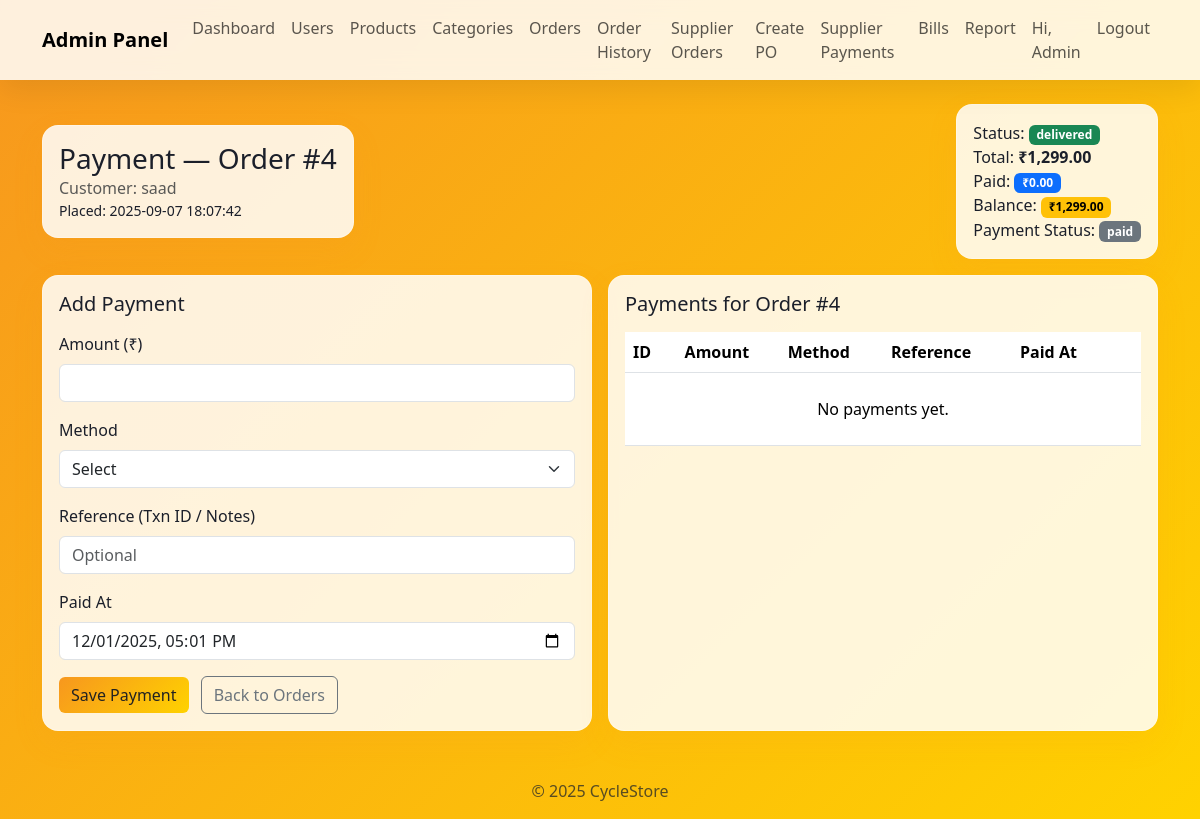
Screenshot of /admin/payment.php?id=4 (signed in) with the database file from the repository.
### tables this page shows
CREATE TABLE `orders` (
  `id` int(11) NOT NULL,
  `order_date` datetime NOT NULL DEFAULT current_timestamp(),
  `user_id` int(11) NOT NULL,
  `address_id` int(11) NOT NULL,
  `status` enum('pending','confirmed','shipped','delivered','cancelled') NOT NULL DEFAULT 'pending',
  `subtotal` decimal(12,2) NOT NULL DEFAULT 0.00,
  `shipping` decimal(12,2) NOT NULL DEFAULT 0.00,
  `total` decimal(12,2) NOT NULL DEFAULT 0.00,
  `payment_status` enum('unpaid','paid','cod','refund') NOT NULL DEFAULT 'unpaid',
  `created_at` datetime DEFAULT current_timestamp()
);

CREATE TABLE `users` (
  `id` int(11) NOT NULL,
  `role_id` int(11) NOT NULL,
  `name` varchar(120) NOT NULL,
  `email` varchar(160) NOT NULL,
  `password_plain` varchar(120) NOT NULL,
  `created_at` datetime DEFAULT current_timestamp()
);

### admin/payment.php (the view, shortened to what this page needs)
<?php
require_once '../config/db.php';
$order_id = (int)($_GET['id'] ?? 0);
try {
  $sql = "SELECT o.id, o.user_id, u.name AS customer, o.status, o.payment_status, o.total, o.created_at
          FROM orders o
          JOIN users u ON u.id=o.user_id
          WHERE o.id=? LIMIT 1";
  $stmt = mysqli_prepare($conn, $sql);
  mysqli_stmt_bind_param($stmt, "i", $order_id);
  mysqli_stmt_execute($stmt);
  $res = mysqli_stmt_get_result($stmt);
  $order = mysqli_fetch_assoc($res);
  $stmt = mysqli_prepare($conn, "SELECT COALESCE(SUM(amount),0) AS paid FROM order_payments WHERE order_id=?");
  mysqli_stmt_bind_param($stmt, "i", $order_id);
  mysqli_stmt_execute($stmt);
  $res = mysqli_stmt_get_result($stmt);
  $sum = mysqli_fetch_assoc($res);
  $paid = (float)($sum['paid'] ?? 0.0);
  $balance = max(0.0, (float)$order['total'] - $paid);
  $rows = [];
} catch (mysqli_sql_exception $e) {
  http_response_code(500);
  die('SQL error: '.$e->getMessage());
}
include '../includes/header_admin.php';
include '../includes/nav_admin.php';
?>
<div class="container my-4">
  <div class="d-flex justify-content-between align-items-center mb-3">
    <div class="glass p-3">
      <h3 class="mb-0">Payment — Order #<?= (int)$order['id'] ?></h3>
      <div class="text-muted">Customer: <?= htmlspecialchars($order['customer']) ?></div>
      <div class="small">Placed: <?= htmlspecialchars($order['created_at']) ?></div>
    </div>
    <div class="glass p-3">
      <?php
        $badge='text-bg-secondary';
        if ($order['status']==='delivered') $badge='text-bg-success';
      ?>
      <div>Status: <span class="badge <?= $badge ?>"><?= htmlspecialchars($order['status']) ?></span></div>
      <div>Total: <strong>₹<?= number_format((float)$order['total'],2) ?></strong></div>
      <div>Paid: <span class="badge text-bg-primary">₹<?= number_format($paid,2) ?></span></div>
      <div>Balance: <span class="badge <?= $balance>0 ? 'text-bg-warning' : 'text-bg-success' ?>">₹<?= number_format($balance,2) ?></span></div>
      <div>Payment Status: <span class="badge text-bg-secondary"><?= htmlspecialchars($order['payment_status']) ?></span></div>
    </div>
  </div>
  <div class="row g-3">
    <div class="col-lg-6">
      <div class="glass p-3 h-100">
        <h5 class="mb-3">Add Payment</h5>
        <form method="post">
          <div class="mb-3">
            <label class="form-label">Amount (₹)</label>
            <input name="amount" type="number" step="0.01" min="0.01" class="form-control" required>
          </div>
          <div class="mb-3">
            <label class="form-label">Method</label>
            <select name="method" class="form-select" required>
              <option value="">Select</option>
            </select>
          </div>
          <div class="mb-3">
            <label class="form-label">Reference (Txn ID / Notes)</label>
            <input name="reference" class="form-control" placeholder="Optional">
          </div>
          <div class="mb-3">
            <label class="form-label">Paid At</label>
            <input name="paid_at" type="datetime-local" class="form-control" value="<?= date('Y-m-d\TH:i') ?>">
          </div>
          <button class="btn btn-brand" name="add_payment" value="1">Save Payment</button>
          <a class="btn btn-outline-secondary ms-2" href="orders.php">Back to Orders</a>
        </form>
      </div>
    </div>
    <div class="col-lg-6">
      <div class="glass p-3 h-100">
        <h5 class="mb-3">Payments for Order #<?= (int)$order['id'] ?></h5>
        <div class="table-responsive">
          <table class="table align-middle mb-0">
            <thead>
              <tr>
                <th style="width:10%">ID</th>
                <th style="width:20%">Amount</th>
                <th style="width:20%">Method</th>
                <th>Reference</th>
                <th style="width:25%">Paid At</th>
              </tr>
            </thead>
            <tbody>
              <?php if(empty($rows)): ?>
                <tr><td colspan="5" class="text-center py-4">No payments yet.</td></tr>
              <?php else: foreach($rows as $row): ?>
                <tr>
                  <td><?= (int)$row['id'] ?></td>
                  <td>₹<?= number_format((float)$row['amount'],2) ?></td>
                  <td><?= htmlspecialchars($row['method']) ?></td>
                  <td><?= htmlspecialchars($row['reference'] ?: '—') ?></td>
                  <td><?= htmlspecialchars($row['paid_at']) ?></td>
                </tr>
              <?php endforeach; endif; ?>
            </tbody>
          </table>
        </div>
      </div>
    </div>
  </div>
</div>
<?php include '../includes/footer.php'; ?>

### includes/header_admin.php (style rules this page uses)
body { background:linear-gradient(135deg,#f7971e,#ffd200);min-height:100vh;color:#1b1f2a; }
.glass { background:rgba(255,255,255,.85);border:1px solid rgba(255,255,255,.28);border-radius:16px;box-shadow:0 12px 30px rgba(247,151,30,.12); }
.btn-brand { background:linear-gradient(135deg,#f7971e,#ffd200);color:#222;border:0; }

### rows the page displays
orders: id "4", user.name "saad", created_at "2025-09-07 18:07:42", status "delivered", total "1,299.00", payment_status "paid"

### other values shown
$u['name'] "Admin"
$paid "0.00"
$balance "1,299.00"
